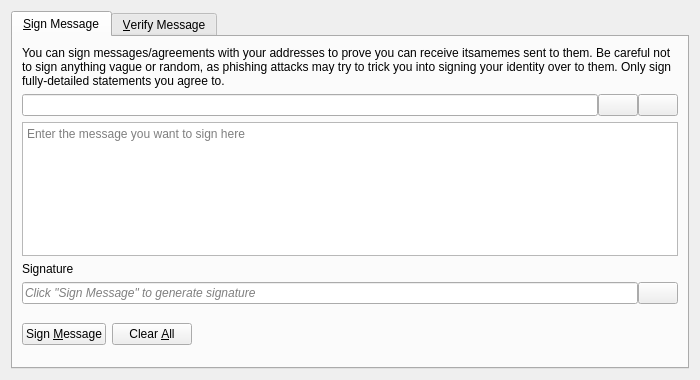
<?xml version="1.0" encoding="UTF-8"?>
<ui version="4.0">
 <class>SignVerifyMessageDialog</class>
 <widget class="QDialog" name="SignVerifyMessageDialog">
  <property name="geometry">
   <rect>
    <x>0</x>
    <y>0</y>
    <width>700</width>
    <height>380</height>
   </rect>
  </property>
  <property name="windowTitle">
   <string>Signatures - Sign / Verify a Message</string>
  </property>
  <property name="modal">
   <bool>true</bool>
  </property>
  <layout class="QVBoxLayout" name="verticalLayout">
   <item>
    <widget class="QTabWidget" name="tabWidget">
     <property name="currentIndex">
      <number>0</number>
     </property>
     <widget class="QWidget" name="tabSignMessage">
      <attribute name="title">
       <string>&amp;Sign Message</string>
      </attribute>
      <layout class="QVBoxLayout" name="verticalLayout_SM">
       <item>
        <widget class="QLabel" name="infoLabel_SM">
         <property name="text">
          <string>You can sign messages/agreements with your addresses to prove you can receive itsamemes sent to them. Be careful not to sign anything vague or random, as phishing attacks may try to trick you into signing your identity over to them. Only sign fully-detailed statements you agree to.</string>
         </property>
         <property name="textFormat">
          <enum>Qt::PlainText</enum>
         </property>
         <property name="wordWrap">
          <bool>true</bool>
         </property>
        </widget>
       </item>
       <item>
        <layout class="QHBoxLayout" name="horizontalLayout_1_SM">
         <property name="spacing">
          <number>0</number>
         </property>
         <item>
          <widget class="QValidatedLineEdit" name="addressIn_SM">
           <property name="toolTip">
            <string>The ITSAMEME address to sign the message with</string>
           </property>
          </widget>
         </item>
         <item>
          <widget class="QPushButton" name="addressBookButton_SM">
           <property name="toolTip">
            <string>Choose previously used address</string>
           </property>
           <property name="text">
            <string/>
           </property>
           <property name="icon">
            <iconset resource="../itsameme.qrc">
             <normaloff>:/icons/address-book</normaloff>:/icons/address-book</iconset>
           </property>
           <property name="shortcut">
            <string>Alt+A</string>
           </property>
           <property name="autoDefault">
            <bool>false</bool>
           </property>
          </widget>
         </item>
         <item>
          <widget class="QPushButton" name="pasteButton_SM">
           <property name="toolTip">
            <string>Paste address from clipboard</string>
           </property>
           <property name="text">
            <string/>
           </property>
           <property name="icon">
            <iconset resource="../itsameme.qrc">
             <normaloff>:/icons/editpaste</normaloff>:/icons/editpaste</iconset>
           </property>
           <property name="shortcut">
            <string>Alt+P</string>
           </property>
           <property name="autoDefault">
            <bool>false</bool>
           </property>
          </widget>
         </item>
        </layout>
       </item>
       <item>
        <widget class="QPlainTextEdit" name="messageIn_SM">
         <property name="toolTip">
          <string>Enter the message you want to sign here</string>
         </property>
         <property name="placeholderText">
          <string>Enter the message you want to sign here</string>
         </property>
        </widget>
       </item>
       <item>
        <widget class="QLabel" name="signatureLabel_SM">
         <property name="text">
          <string>Signature</string>
         </property>
         <property name="textFormat">
          <enum>Qt::PlainText</enum>
         </property>
        </widget>
       </item>
       <item>
        <layout class="QHBoxLayout" name="horizontalLayout_2_SM">
         <property name="spacing">
          <number>0</number>
         </property>
         <item>
          <widget class="QLineEdit" name="signatureOut_SM">
           <property name="placeholderText">
            <string>Click "Sign Message" to generate signature</string>
           </property>
           <property name="font">
            <font>
             <italic>true</italic>
            </font>
           </property>
           <property name="readOnly">
            <bool>true</bool>
           </property>
          </widget>
         </item>
         <item>
          <widget class="QPushButton" name="copySignatureButton_SM">
           <property name="toolTip">
            <string>Copy the current signature to the system clipboard</string>
           </property>
           <property name="text">
            <string/>
           </property>
           <property name="icon">
            <iconset resource="../itsameme.qrc">
             <normaloff>:/icons/editcopy</normaloff>:/icons/editcopy</iconset>
           </property>
           <property name="autoDefault">
            <bool>false</bool>
           </property>
          </widget>
         </item>
        </layout>
       </item>
       <item>
        <layout class="QHBoxLayout" name="horizontalLayout_3_SM">
         <item>
          <widget class="QPushButton" name="signMessageButton_SM">
           <property name="toolTip">
            <string>Sign the message to prove you own this ITSAMEME address</string>
           </property>
           <property name="text">
            <string>Sign &amp;Message</string>
           </property>
           <property name="icon">
            <iconset resource="../itsameme.qrc">
             <normaloff>:/icons/edit</normaloff>:/icons/edit</iconset>
           </property>
           <property name="autoDefault">
            <bool>false</bool>
           </property>
          </widget>
         </item>
         <item>
          <widget class="QPushButton" name="clearButton_SM">
           <property name="toolTip">
            <string>Reset all sign message fields</string>
           </property>
           <property name="text">
            <string>Clear &amp;All</string>
           </property>
           <property name="icon">
            <iconset resource="../itsameme.qrc">
             <normaloff>:/icons/remove</normaloff>:/icons/remove</iconset>
           </property>
           <property name="autoDefault">
            <bool>false</bool>
           </property>
          </widget>
         </item>
         <item>
          <spacer name="horizontalSpacer_1_SM">
           <property name="orientation">
            <enum>Qt::Horizontal</enum>
           </property>
           <property name="sizeHint" stdset="0">
            <size>
             <width>40</width>
             <height>48</height>
            </size>
           </property>
          </spacer>
         </item>
         <item>
          <widget class="QLabel" name="statusLabel_SM">
           <property name="font">
            <font>
             <weight>75</weight>
             <bold>true</bold>
            </font>
           </property>
           <property name="text">
            <string/>
           </property>
           <property name="wordWrap">
            <bool>true</bool>
           </property>
          </widget>
         </item>
         <item>
          <spacer name="horizontalSpacer_2_SM">
           <property name="orientation">
            <enum>Qt::Horizontal</enum>
           </property>
           <property name="sizeHint" stdset="0">
            <size>
             <width>40</width>
             <height>48</height>
            </size>
           </property>
          </spacer>
         </item>
        </layout>
       </item>
      </layout>
     </widget>
     <widget class="QWidget" name="tabVerifyMessage">
      <attribute name="title">
       <string>&amp;Verify Message</string>
      </attribute>
      <layout class="QVBoxLayout" name="verticalLayout_VM">
       <item>
        <widget class="QLabel" name="infoLabel_VM">
         <property name="text">
          <string>Enter the receiver's address, message (ensure you copy line breaks, spaces, tabs, etc. exactly) and signature below to verify the message. Be careful not to read more into the signature than what is in the signed message itself, to avoid being tricked by a man-in-the-middle attack. Note that this only proves the signing party receives with the address, it cannot prove sendership of any transaction!</string>
         </property>
         <property name="textFormat">
          <enum>Qt::PlainText</enum>
         </property>
         <property name="alignment">
          <set>Qt::AlignLeading|Qt::AlignLeft|Qt::AlignTop</set>
         </property>
         <property name="wordWrap">
          <bool>true</bool>
         </property>
        </widget>
       </item>
       <item>
        <layout class="QHBoxLayout" name="horizontalLayout_1_VM">
         <property name="spacing">
          <number>0</number>
         </property>
         <item>
          <widget class="QValidatedLineEdit" name="addressIn_VM">
           <property name="toolTip">
            <string>The ITSAMEME address the message was signed with</string>
           </property>
          </widget>
         </item>
         <item>
          <widget class="QPushButton" name="addressBookButton_VM">
           <property name="toolTip">
            <string>Choose previously used address</string>
           </property>
           <property name="text">
            <string/>
           </property>
           <property name="icon">
            <iconset resource="../itsameme.qrc">
             <normaloff>:/icons/address-book</normaloff>:/icons/address-book</iconset>
           </property>
           <property name="shortcut">
            <string>Alt+A</string>
           </property>
           <property name="autoDefault">
            <bool>false</bool>
           </property>
          </widget>
         </item>
        </layout>
       </item>
       <item>
        <widget class="QPlainTextEdit" name="messageIn_VM">
          <property name="toolTip">
            <string>The signed message to verify</string>
          </property>
          <property name="placeholderText">
            <string>The signed message to verify</string>
          </property>
        </widget>
       </item>
       <item>
        <widget class="QValidatedLineEdit" name="signatureIn_VM">
          <property name="toolTip">
            <string>The signature given when the message was signed</string>
          </property>
          <property name="placeholderText">
            <string>The signature given when the message was signed</string>
          </property>
        </widget>
       </item>
       <item>
        <layout class="QHBoxLayout" name="horizontalLayout_2_VM">
         <item>
          <widget class="QPushButton" name="verifyMessageButton_VM">
           <property name="toolTip">
            <string>Verify the message to ensure it was signed with the specified ITSAMEME address</string>
           </property>
           <property name="text">
            <string>Verify &amp;Message</string>
           </property>
           <property name="icon">
            <iconset resource="../itsameme.qrc">
             <normaloff>:/icons/transaction_0</normaloff>:/icons/transaction_0</iconset>
           </property>
           <property name="autoDefault">
            <bool>false</bool>
           </property>
          </widget>
         </item>
         <item>
          <widget class="QPushButton" name="clearButton_VM">
           <property name="toolTip">
            <string>Reset all verify message fields</string>
           </property>
           <property name="text">
            <string>Clear &amp;All</string>
           </property>
           <property name="icon">
            <iconset resource="../itsameme.qrc">
             <normaloff>:/icons/remove</normaloff>:/icons/remove</iconset>
           </property>
           <property name="autoDefault">
            <bool>false</bool>
           </property>
          </widget>
         </item>
         <item>
          <spacer name="horizontalSpacer_1_VM">
           <property name="orientation">
            <enum>Qt::Horizontal</enum>
           </property>
           <property name="sizeHint" stdset="0">
            <size>
             <width>40</width>
             <height>48</height>
            </size>
           </property>
          </spacer>
         </item>
         <item>
          <widget class="QLabel" name="statusLabel_VM">
           <property name="font">
            <font>
             <weight>75</weight>
             <bold>true</bold>
            </font>
           </property>
           <property name="text">
            <string/>
           </property>
           <property name="wordWrap">
            <bool>true</bool>
           </property>
          </widget>
         </item>
         <item>
          <spacer name="horizontalSpacer_2_VM">
           <property name="orientation">
            <enum>Qt::Horizontal</enum>
           </property>
           <property name="sizeHint" stdset="0">
            <size>
             <width>40</width>
             <height>48</height>
            </size>
           </property>
          </spacer>
         </item>
        </layout>
       </item>
      </layout>
     </widget>
    </widget>
   </item>
  </layout>
 </widget>
 <customwidgets>
  <customwidget>
   <class>QValidatedLineEdit</class>
   <extends>QLineEdit</extends>
   <header>qt/qvalidatedlineedit.h</header>
  </customwidget>
 </customwidgets>
 <resources>
  <include location="../itsameme.qrc"/>
 </resources>
 <connections/>
</ui>
